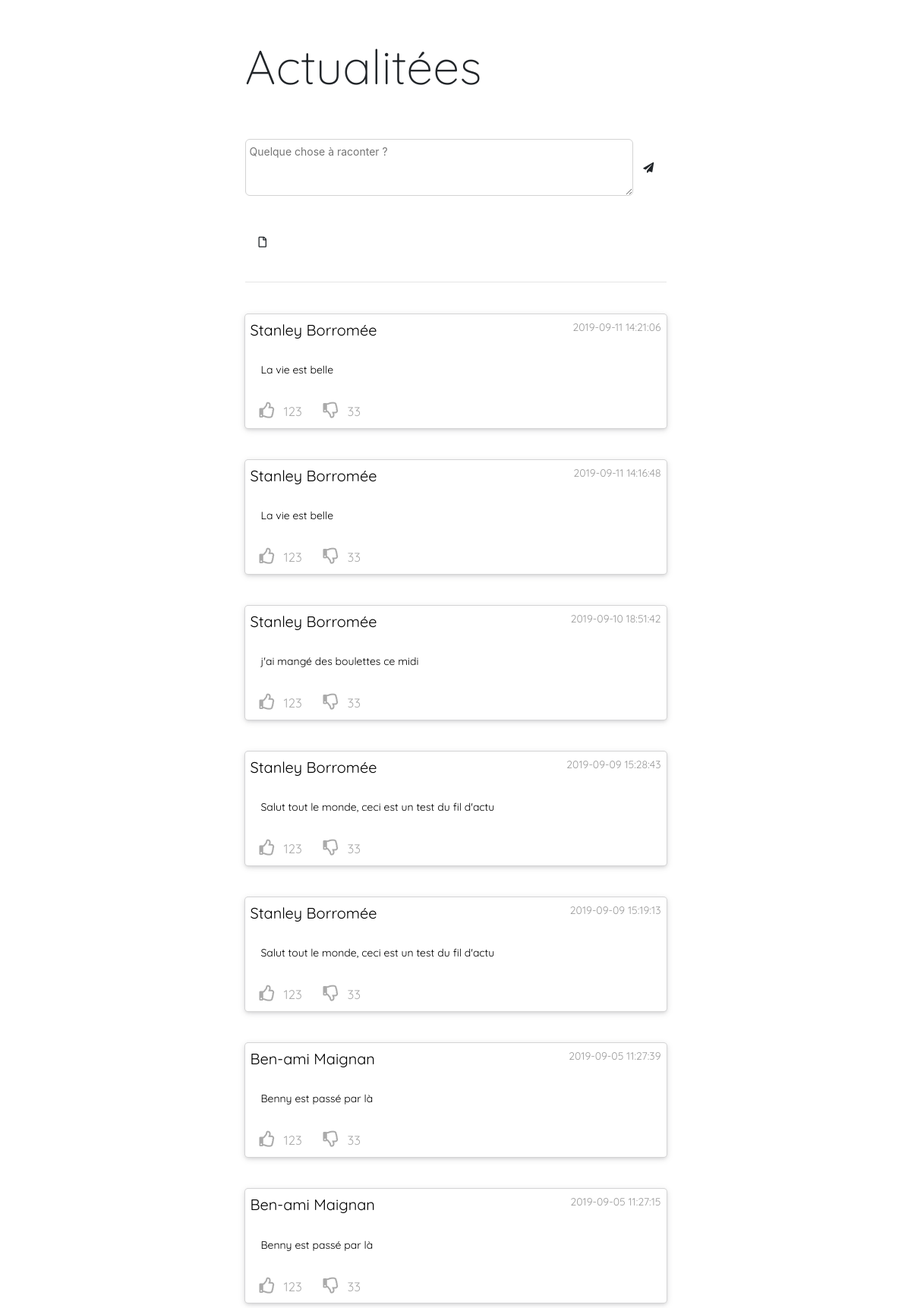
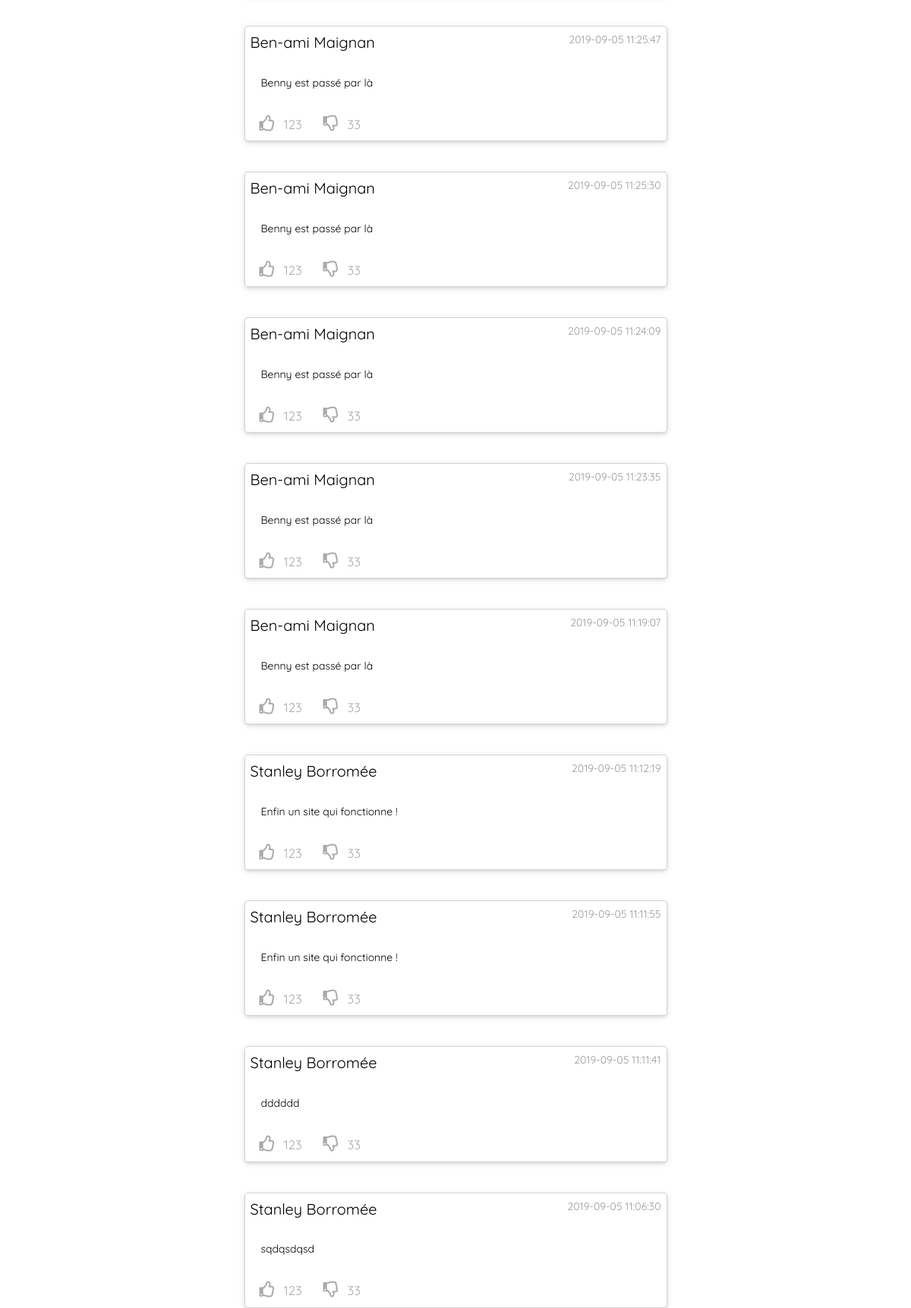
The app's page /views/home.php (upper part) with its own data (2 pictures, top to bottom).
### tables this page shows
CREATE TABLE `Feed` (
  `id` int(255) NOT NULL,
  `id_utilisateur` int(255) NOT NULL,
  `vote` int(255) DEFAULT NULL,
  `commentaires` varchar(255) DEFAULT NULL,
  `dateHeureCreation` datetime NOT NULL,
  `contenu` varchar(255) NOT NULL,
  `nom_utilisateur` varchar(255) NOT NULL
);

### models/ModelGetPost.php (called while the page is built, shortened)
<?php
	class Post
{
       function getPost()
    {
      $bdd = new PDO('mysql:host=127.0.0.1;dbname=Espace_Membre','Stanley','Ludwidge',array(PDO::MYSQL_ATTR_INIT_COMMAND => 'SET NAMES utf8', PDO::ATTR_ERRMODE => PDO::ERRMODE_EXCEPTION));
      $req = $bdd->prepare('SELECT * FROM `Feed` ORDER BY `dateHeureCreation` DESC' );
      $req->execute();
      return $req->fetchAll(PDO::FETCH_ASSOC) ;
    }
};
    $post = new Post;
    $posts = $post->getPost();
 ?>

### views/home.php (the view, shortened to what this page needs)
<!DOCTYPE html>
<html lang="fr" ng-app="messengerApp">
<head>
    <?php include '../assets/include/head.php'; ?>
        <link rel="stylesheet" href="/assets/css/style.css">
    <link rel="stylesheet" href="/assets/css/animation.css">
</head>
<body>
    <div class="container-fluid content p-0">
        <div class="row">
        <div class="container col-md-6 ">
            <div class="container">
                <h1 class="display-3" style="   font-family: 'Quicksand', sans-serif;">Actualitées</h1>
                <form action="" method="POST">
                <div class="ui  input large fluid ">
                    <textarea class='autoExpand mt1' rows='3' data-min-rows='3' placeholder='Quelque chose à raconter ?' name="post"></textarea>
                    <button class="btn" name="sendPost" type="submit"><i class="send  icon"></i></button>
                </div>
                </form>
                <div class="container" align="">
                    <i class="file outline icon "></i>
                </div>
                <hr class="mt-5">
                <?php
                    include '../models/ModelGetPost.php';
                    foreach ($posts as $post) {
                ?>
                <div class="ui card mt-5 mb-5 raised" id="card">
                    <div class="p-2">
                        <div class="right floated meta"><?= $post['dateHeureCreation'] ?></div>
                        <p class="nameUserPost">
                        <?= $post['nom_utilisateur'] ?>
                        </p>
                    </div>
                    <div class="p-2 card-content fluid" >
                        <p class="p-3">
                            <?= $post['contenu']; ?>
                        </p>
                        <div class="parent">
                            <a href="javascript:void(0)" class="like-button like-button-up">
                                <i class="thumbs up outline icon" aria-hidden="true"> </i>
                                <small>123</small>
                            </a>
                            <a href="javascript:void(0)" class="like-button like-button-down">
                              <i class="thumbs down outline icon " aria-hidden="true"></i>
                              <small>33</small>
                            </a>
                        </div>
                    </div>
                </div>
                <?php }; ?>
            </div>
        </div>
    </div>
</body>
</html>

### assets/include/head.php (shortened to what this page needs)
<link rel="stylesheet" href="https://cdnjs.cloudflare.com/ajax/libs/semantic-ui/2.4.1/semantic.css">
<link rel="stylesheet" href="/assets/css/bootstrap.css">

### assets/css/style.css (style rules this page uses)
html { --anthracitPurple : #394061 ; --anthracit : #565466 ; --beige : #F5F5DC; --nacre :#FFF5EE; --smoke :#F5F5F5; --ghost :#F8F8FF; }
.content { margin-top: 200px; }
textarea { display: block; box-sizing: padding-box; overflow: hidden; overflow-y: hidden; padding: 5px; width: 1000px; font-size: 14px; margin: 50px auto; border-radius: 6px; border: 1px solid lightgrey; }
.nameUserPost { font-size: 20px; }
.content { margin-top: 50px; }
.raised { box-shadow: 3px 5px 6px 0px grey; }
#card { width: 100%; color: black; font-family: 'Quicksand', sans-serif; }
.right { text-align: right }
a.like-button { font-size:1.5rem; padding: 10px; color: #AAAAAA; }

### assets/css/animation.css (style rules this page uses)
.like-button-up.like-button { outline-style:none; }
.like-button-down.like-button { outline-style:none; }

### records on screen
feed: dateHeureCreation "2019-09-11 14:21:06", nom_utilisateur "Stanley Borromée", contenu "La vie est belle"
feed: dateHeureCreation "2019-09-11 14:16:48", nom_utilisateur "Stanley Borromée", contenu "La vie est belle"
feed: dateHeureCreation "2019-09-10 18:51:42", nom_utilisateur "Stanley Borromée", contenu "j'ai mangé des boulettes ce midi"
feed: dateHeureCreation "2019-09-09 15:28:43", nom_utilisateur "Stanley Borromée", contenu "Salut tout le monde, ceci est un test du fil d'actu"
feed: dateHeureCreation "2019-09-09 15:19:13", nom_utilisateur "Stanley Borromée", contenu "Salut tout le monde, ceci est un test du fil d'actu"
feed: dateHeureCreation "2019-09-05 11:27:39", nom_utilisateur "Ben-ami Maignan", contenu "Benny est passé par là"
feed: dateHeureCreation "2019-09-05 11:27:15", nom_utilisateur "Ben-ami Maignan", contenu "Benny est passé par là"
feed: dateHeureCreation "2019-09-05 11:25:47", nom_utilisateur "Ben-ami Maignan", contenu "Benny est passé par là"
feed: dateHeureCreation "2019-09-05 11:25:30", nom_utilisateur "Ben-ami Maignan", contenu "Benny est passé par là"
feed: dateHeureCreation "2019-09-05 11:24:09", nom_utilisateur "Ben-ami Maignan", contenu "Benny est passé par là"
feed: dateHeureCreation "2019-09-05 11:23:35", nom_utilisateur "Ben-ami Maignan", contenu "Benny est passé par là"
feed: dateHeureCreation "2019-09-05 11:19:07", nom_utilisateur "Ben-ami Maignan", contenu "Benny est passé par là"
feed: dateHeureCreation "2019-09-05 11:12:19", nom_utilisateur "Stanley Borromée", contenu "Enfin un site qui fonctionne !"
feed: dateHeureCreation "2019-09-05 11:11:55", nom_utilisateur "Stanley Borromée", contenu "Enfin un site qui fonctionne !"
feed: dateHeureCreation "2019-09-05 11:11:41", nom_utilisateur "Stanley Borromée", contenu "dddddd"
feed: dateHeureCreation "2019-09-05 11:06:30", nom_utilisateur "Stanley Borromée", contenu "sqdqsdqsd"
